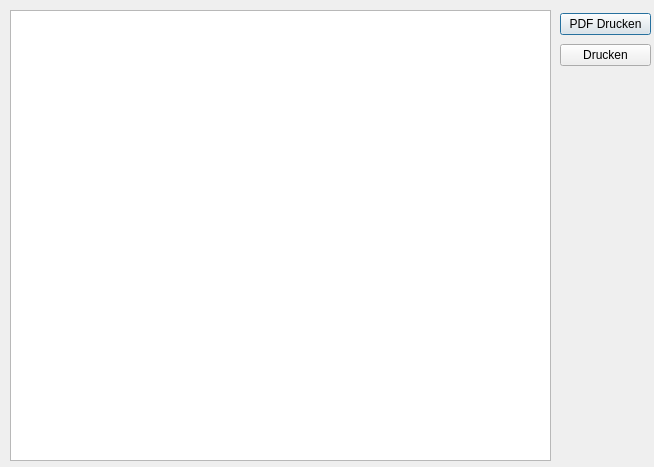
<?xml version="1.0" encoding="UTF-8"?>
<ui version="4.0">
 <class>Dialog_printbox</class>
 <widget class="QDialog" name="Dialog_printbox">
  <property name="geometry">
   <rect>
    <x>0</x>
    <y>0</y>
    <width>654</width>
    <height>467</height>
   </rect>
  </property>
  <property name="windowTitle">
   <string>Dialog</string>
  </property>
  <widget class="QTextEdit" name="textEdit">
   <property name="geometry">
    <rect>
     <x>10</x>
     <y>10</y>
     <width>541</width>
     <height>451</height>
    </rect>
   </property>
   <property name="lineWrapMode">
    <enum>QTextEdit::NoWrap</enum>
   </property>
  </widget>
  <widget class="QWidget" name="">
   <property name="geometry">
    <rect>
     <x>560</x>
     <y>10</y>
     <width>91</width>
     <height>61</height>
    </rect>
   </property>
   <layout class="QVBoxLayout" name="verticalLayout">
    <item>
     <widget class="QPushButton" name="pushButton_print_pdf">
      <property name="text">
       <string>PDF Drucken</string>
      </property>
     </widget>
    </item>
    <item>
     <widget class="QPushButton" name="pushButton_print">
      <property name="text">
       <string>Drucken</string>
      </property>
     </widget>
    </item>
   </layout>
  </widget>
 </widget>
 <resources/>
 <connections/>
</ui>
